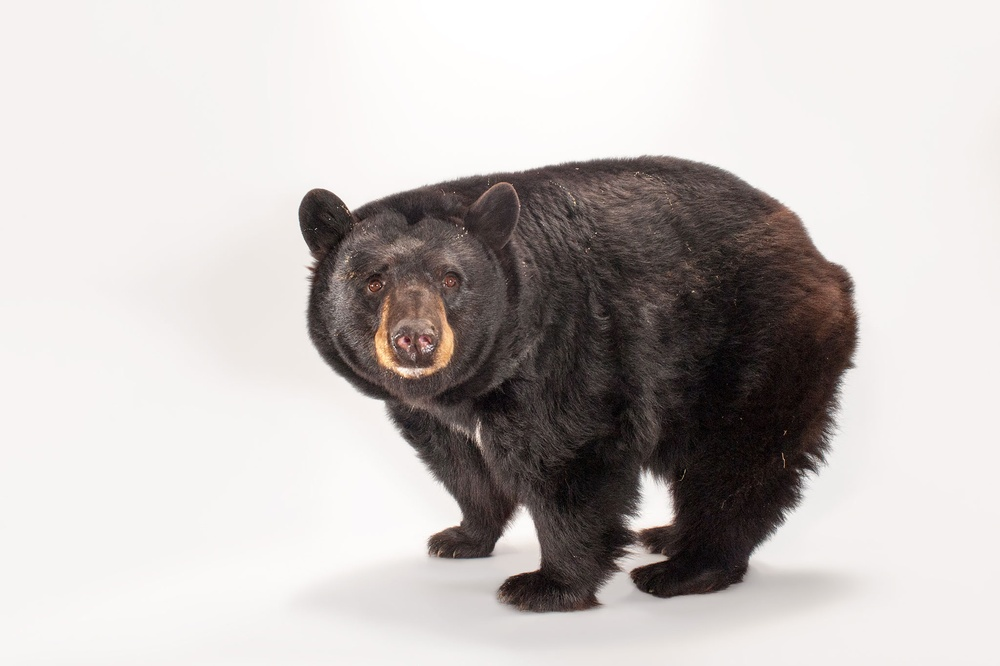
#> input picture bear.jpg, 1000 x 666 px, shrunk from 2048 x 1363 before the run
$ jupyter execute 'Convolutions(Descent into Madness).ipynb'
#> lines starting #> are read from the running program, lines starting #| are printed output that depends on the picture
[cell 1]
import numpy as np
import matplotlib.pyplot as plt
import matplotlib.image as mpimg
from PIL import Image

[cell 2]
img = Image.open('bear.jpg').convert('L')
img.convert('L')

[cell 3]
class ConvolutionImage:
    def __init__(self, image):
        self.gray_scaled = np.array(image)
    def convolve(self, kernel):
        m, n = self.gray_scaled.shape
        self.convolved_image = np.zeros_like(self.gray_scaled)
        k_m, k_n = kernel.shape
        kernel_sum = kernel.sum()
        accum = 0
        for y in range(0, m-1):
            for x in range(0, n-1 ):
                accum = 0
                '''
                Depending on the sum's location will change pixel values aka offset of -1 for the kernel.
                In this case, I sum right away for each pixel making zero the starting point
                '''
                for y_k in range(0, k_n-1):
                    for x_k in range(0, k_m-1):
                        pixel_val = 0
                        row = y + y_k
                        col = x + x_k
                        if row >= 0 and row < m-1 and col>=0 and col < n - 1:
                            pixel_val = self.gray_scaled[row][col]
                        kernel_val = kernel[y_k][x_k]
                        accum += kernel_val*pixel_val
                self.convolved_image[y,x] = accum

[cell 4]
kernel = np.array([[1/9,1/9,1/9],[1/9,1/9,1/9],[1/9,1/9,1/9]])

[cell 5]
def show_image(img):
    for x in range(10):
        ci = ConvolutionImage(img)
        ci.convolve(kernel)
        img = ci.convolved_image
        yield plt.imshow(img, cmap="gray")

[cell 6]
convolutions = show_image(img)

[cell 7]
next(convolutions)
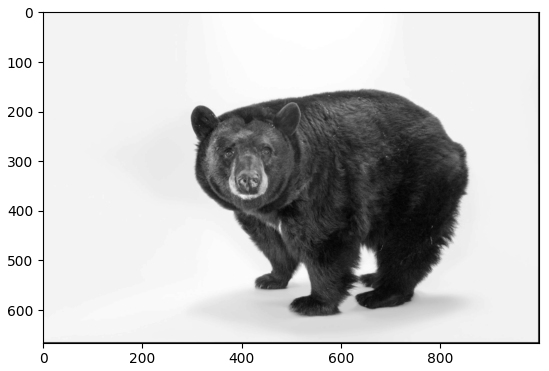
#> figure drawn by matplotlib, 1 panel

[cell 8]
next(convolutions)

[cell 9]
next(convolutions)

[cell 10]
next(convolutions)
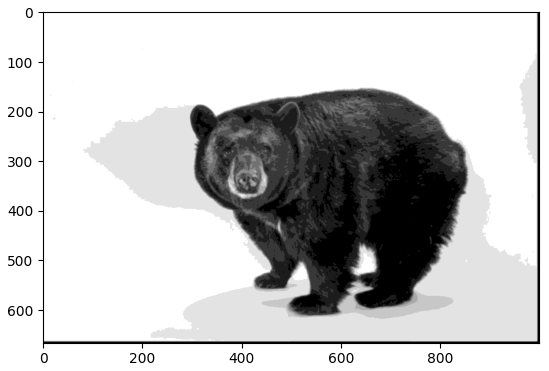
#> figure drawn by matplotlib, 1 panel

[cell 11]
next(convolutions)
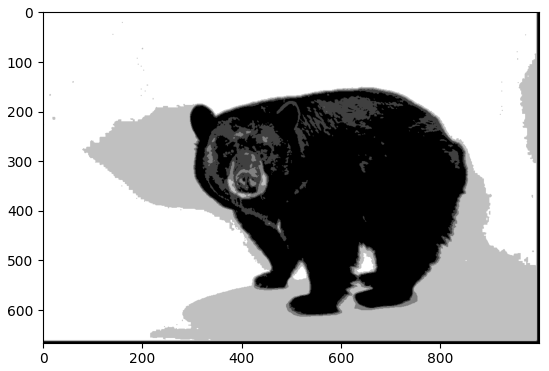
#> figure drawn by matplotlib, 1 panel

[cell 12]
next(convolutions)
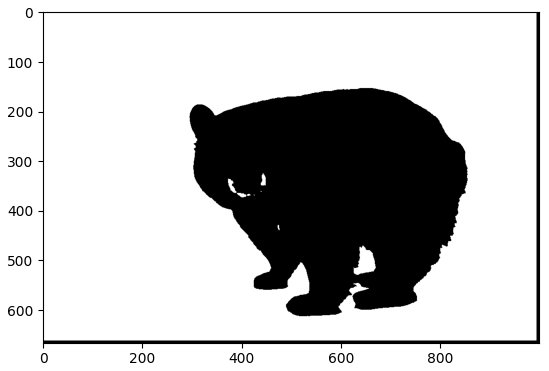
#> figure drawn by matplotlib, 1 panel
